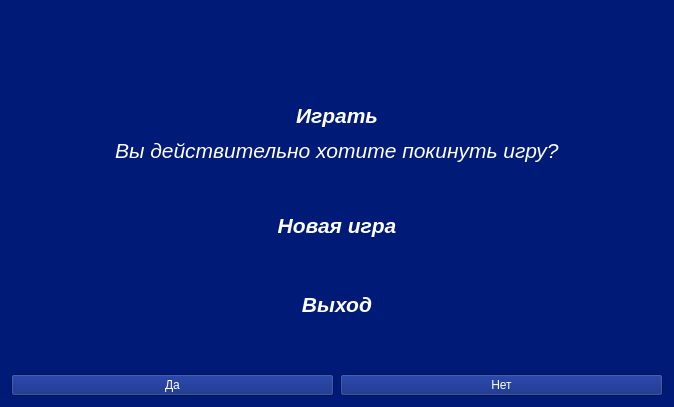
<?xml version="1.0" encoding="UTF-8"?>
<ui version="4.0">
 <class>startform</class>
 <widget class="QWidget" name="startform">
  <property name="geometry">
   <rect>
    <x>0</x>
    <y>0</y>
    <width>674</width>
    <height>407</height>
   </rect>
  </property>
  <property name="palette">
   <palette>
    <active>
     <colorrole role="WindowText">
      <brush brushstyle="SolidPattern">
       <color alpha="255">
        <red>255</red>
        <green>255</green>
        <blue>255</blue>
       </color>
      </brush>
     </colorrole>
     <colorrole role="Button">
      <brush brushstyle="SolidPattern">
       <color alpha="255">
        <red>0</red>
        <green>27</green>
        <blue>119</blue>
       </color>
      </brush>
     </colorrole>
     <colorrole role="Light">
      <brush brushstyle="SolidPattern">
       <color alpha="255">
        <red>0</red>
        <green>40</green>
        <blue>179</blue>
       </color>
      </brush>
     </colorrole>
     <colorrole role="Midlight">
      <brush brushstyle="SolidPattern">
       <color alpha="255">
        <red>0</red>
        <green>33</green>
        <blue>149</blue>
       </color>
      </brush>
     </colorrole>
     <colorrole role="Dark">
      <brush brushstyle="SolidPattern">
       <color alpha="255">
        <red>0</red>
        <green>13</green>
        <blue>59</blue>
       </color>
      </brush>
     </colorrole>
     <colorrole role="Mid">
      <brush brushstyle="SolidPattern">
       <color alpha="255">
        <red>0</red>
        <green>18</green>
        <blue>79</blue>
       </color>
      </brush>
     </colorrole>
     <colorrole role="Text">
      <brush brushstyle="SolidPattern">
       <color alpha="255">
        <red>255</red>
        <green>255</green>
        <blue>255</blue>
       </color>
      </brush>
     </colorrole>
     <colorrole role="BrightText">
      <brush brushstyle="SolidPattern">
       <color alpha="255">
        <red>255</red>
        <green>255</green>
        <blue>255</blue>
       </color>
      </brush>
     </colorrole>
     <colorrole role="ButtonText">
      <brush brushstyle="SolidPattern">
       <color alpha="255">
        <red>255</red>
        <green>255</green>
        <blue>255</blue>
       </color>
      </brush>
     </colorrole>
     <colorrole role="Base">
      <brush brushstyle="SolidPattern">
       <color alpha="255">
        <red>0</red>
        <green>0</green>
        <blue>0</blue>
       </color>
      </brush>
     </colorrole>
     <colorrole role="Window">
      <brush brushstyle="SolidPattern">
       <color alpha="255">
        <red>0</red>
        <green>27</green>
        <blue>119</blue>
       </color>
      </brush>
     </colorrole>
     <colorrole role="Shadow">
      <brush brushstyle="SolidPattern">
       <color alpha="255">
        <red>0</red>
        <green>0</green>
        <blue>0</blue>
       </color>
      </brush>
     </colorrole>
     <colorrole role="AlternateBase">
      <brush brushstyle="SolidPattern">
       <color alpha="255">
        <red>0</red>
        <green>13</green>
        <blue>59</blue>
       </color>
      </brush>
     </colorrole>
     <colorrole role="ToolTipBase">
      <brush brushstyle="SolidPattern">
       <color alpha="255">
        <red>255</red>
        <green>255</green>
        <blue>220</blue>
       </color>
      </brush>
     </colorrole>
     <colorrole role="ToolTipText">
      <brush brushstyle="SolidPattern">
       <color alpha="255">
        <red>0</red>
        <green>0</green>
        <blue>0</blue>
       </color>
      </brush>
     </colorrole>
    </active>
    <inactive>
     <colorrole role="WindowText">
      <brush brushstyle="SolidPattern">
       <color alpha="255">
        <red>255</red>
        <green>255</green>
        <blue>255</blue>
       </color>
      </brush>
     </colorrole>
     <colorrole role="Button">
      <brush brushstyle="SolidPattern">
       <color alpha="255">
        <red>0</red>
        <green>27</green>
        <blue>119</blue>
       </color>
      </brush>
     </colorrole>
     <colorrole role="Light">
      <brush brushstyle="SolidPattern">
       <color alpha="255">
        <red>0</red>
        <green>40</green>
        <blue>179</blue>
       </color>
      </brush>
     </colorrole>
     <colorrole role="Midlight">
      <brush brushstyle="SolidPattern">
       <color alpha="255">
        <red>0</red>
        <green>33</green>
        <blue>149</blue>
       </color>
      </brush>
     </colorrole>
     <colorrole role="Dark">
      <brush brushstyle="SolidPattern">
       <color alpha="255">
        <red>0</red>
        <green>13</green>
        <blue>59</blue>
       </color>
      </brush>
     </colorrole>
     <colorrole role="Mid">
      <brush brushstyle="SolidPattern">
       <color alpha="255">
        <red>0</red>
        <green>18</green>
        <blue>79</blue>
       </color>
      </brush>
     </colorrole>
     <colorrole role="Text">
      <brush brushstyle="SolidPattern">
       <color alpha="255">
        <red>255</red>
        <green>255</green>
        <blue>255</blue>
       </color>
      </brush>
     </colorrole>
     <colorrole role="BrightText">
      <brush brushstyle="SolidPattern">
       <color alpha="255">
        <red>255</red>
        <green>255</green>
        <blue>255</blue>
       </color>
      </brush>
     </colorrole>
     <colorrole role="ButtonText">
      <brush brushstyle="SolidPattern">
       <color alpha="255">
        <red>255</red>
        <green>255</green>
        <blue>255</blue>
       </color>
      </brush>
     </colorrole>
     <colorrole role="Base">
      <brush brushstyle="SolidPattern">
       <color alpha="255">
        <red>0</red>
        <green>0</green>
        <blue>0</blue>
       </color>
      </brush>
     </colorrole>
     <colorrole role="Window">
      <brush brushstyle="SolidPattern">
       <color alpha="255">
        <red>0</red>
        <green>27</green>
        <blue>119</blue>
       </color>
      </brush>
     </colorrole>
     <colorrole role="Shadow">
      <brush brushstyle="SolidPattern">
       <color alpha="255">
        <red>0</red>
        <green>0</green>
        <blue>0</blue>
       </color>
      </brush>
     </colorrole>
     <colorrole role="AlternateBase">
      <brush brushstyle="SolidPattern">
       <color alpha="255">
        <red>0</red>
        <green>13</green>
        <blue>59</blue>
       </color>
      </brush>
     </colorrole>
     <colorrole role="ToolTipBase">
      <brush brushstyle="SolidPattern">
       <color alpha="255">
        <red>255</red>
        <green>255</green>
        <blue>220</blue>
       </color>
      </brush>
     </colorrole>
     <colorrole role="ToolTipText">
      <brush brushstyle="SolidPattern">
       <color alpha="255">
        <red>0</red>
        <green>0</green>
        <blue>0</blue>
       </color>
      </brush>
     </colorrole>
    </inactive>
    <disabled>
     <colorrole role="WindowText">
      <brush brushstyle="SolidPattern">
       <color alpha="255">
        <red>0</red>
        <green>13</green>
        <blue>59</blue>
       </color>
      </brush>
     </colorrole>
     <colorrole role="Button">
      <brush brushstyle="SolidPattern">
       <color alpha="255">
        <red>0</red>
        <green>27</green>
        <blue>119</blue>
       </color>
      </brush>
     </colorrole>
     <colorrole role="Light">
      <brush brushstyle="SolidPattern">
       <color alpha="255">
        <red>0</red>
        <green>40</green>
        <blue>179</blue>
       </color>
      </brush>
     </colorrole>
     <colorrole role="Midlight">
      <brush brushstyle="SolidPattern">
       <color alpha="255">
        <red>0</red>
        <green>33</green>
        <blue>149</blue>
       </color>
      </brush>
     </colorrole>
     <colorrole role="Dark">
      <brush brushstyle="SolidPattern">
       <color alpha="255">
        <red>0</red>
        <green>13</green>
        <blue>59</blue>
       </color>
      </brush>
     </colorrole>
     <colorrole role="Mid">
      <brush brushstyle="SolidPattern">
       <color alpha="255">
        <red>0</red>
        <green>18</green>
        <blue>79</blue>
       </color>
      </brush>
     </colorrole>
     <colorrole role="Text">
      <brush brushstyle="SolidPattern">
       <color alpha="255">
        <red>0</red>
        <green>13</green>
        <blue>59</blue>
       </color>
      </brush>
     </colorrole>
     <colorrole role="BrightText">
      <brush brushstyle="SolidPattern">
       <color alpha="255">
        <red>255</red>
        <green>255</green>
        <blue>255</blue>
       </color>
      </brush>
     </colorrole>
     <colorrole role="ButtonText">
      <brush brushstyle="SolidPattern">
       <color alpha="255">
        <red>0</red>
        <green>13</green>
        <blue>59</blue>
       </color>
      </brush>
     </colorrole>
     <colorrole role="Base">
      <brush brushstyle="SolidPattern">
       <color alpha="255">
        <red>0</red>
        <green>27</green>
        <blue>119</blue>
       </color>
      </brush>
     </colorrole>
     <colorrole role="Window">
      <brush brushstyle="SolidPattern">
       <color alpha="255">
        <red>0</red>
        <green>27</green>
        <blue>119</blue>
       </color>
      </brush>
     </colorrole>
     <colorrole role="Shadow">
      <brush brushstyle="SolidPattern">
       <color alpha="255">
        <red>0</red>
        <green>0</green>
        <blue>0</blue>
       </color>
      </brush>
     </colorrole>
     <colorrole role="AlternateBase">
      <brush brushstyle="SolidPattern">
       <color alpha="255">
        <red>0</red>
        <green>27</green>
        <blue>119</blue>
       </color>
      </brush>
     </colorrole>
     <colorrole role="ToolTipBase">
      <brush brushstyle="SolidPattern">
       <color alpha="255">
        <red>255</red>
        <green>255</green>
        <blue>220</blue>
       </color>
      </brush>
     </colorrole>
     <colorrole role="ToolTipText">
      <brush brushstyle="SolidPattern">
       <color alpha="255">
        <red>0</red>
        <green>0</green>
        <blue>0</blue>
       </color>
      </brush>
     </colorrole>
    </disabled>
   </palette>
  </property>
  <property name="windowTitle">
   <string>startform</string>
  </property>
  <property name="autoFillBackground">
   <bool>true</bool>
  </property>
  <layout class="QVBoxLayout" name="verticalLayout_2">
   <item>
    <spacer name="verticalSpacer_4">
     <property name="orientation">
      <enum>Qt::Vertical</enum>
     </property>
     <property name="sizeHint" stdset="0">
      <size>
       <width>20</width>
       <height>30</height>
      </size>
     </property>
    </spacer>
   </item>
   <item>
    <layout class="QHBoxLayout" name="horizontalLayout_2">
     <item>
      <spacer name="horizontalSpacer">
       <property name="orientation">
        <enum>Qt::Horizontal</enum>
       </property>
       <property name="sizeHint" stdset="0">
        <size>
         <width>40</width>
         <height>20</height>
        </size>
       </property>
      </spacer>
     </item>
     <item>
      <layout class="QVBoxLayout" name="verticalLayout">
       <item>
        <spacer name="verticalSpacer">
         <property name="orientation">
          <enum>Qt::Vertical</enum>
         </property>
         <property name="sizeHint" stdset="0">
          <size>
           <width>20</width>
           <height>40</height>
          </size>
         </property>
        </spacer>
       </item>
       <item>
        <widget class="QPushButton" name="playbutton">
         <property name="font">
          <font>
           <pointsize>16</pointsize>
           <weight>75</weight>
           <italic>true</italic>
           <bold>true</bold>
          </font>
         </property>
         <property name="text">
          <string>Играть</string>
         </property>
         <property name="flat">
          <bool>true</bool>
         </property>
        </widget>
       </item>
       <item>
        <widget class="QLabel" name="ask">
         <property name="font">
          <font>
           <pointsize>16</pointsize>
           <italic>true</italic>
          </font>
         </property>
         <property name="text">
          <string>Вы действительно хотите покинуть игру?</string>
         </property>
        </widget>
       </item>
       <item>
        <spacer name="verticalSpacer_2">
         <property name="orientation">
          <enum>Qt::Vertical</enum>
         </property>
         <property name="sizeHint" stdset="0">
          <size>
           <width>20</width>
           <height>40</height>
          </size>
         </property>
        </spacer>
       </item>
       <item>
        <widget class="QPushButton" name="newgame">
         <property name="font">
          <font>
           <pointsize>16</pointsize>
           <weight>75</weight>
           <italic>true</italic>
           <bold>true</bold>
          </font>
         </property>
         <property name="text">
          <string>Новая игра</string>
         </property>
         <property name="flat">
          <bool>true</bool>
         </property>
        </widget>
       </item>
       <item>
        <spacer name="verticalSpacer_3">
         <property name="orientation">
          <enum>Qt::Vertical</enum>
         </property>
         <property name="sizeHint" stdset="0">
          <size>
           <width>20</width>
           <height>40</height>
          </size>
         </property>
        </spacer>
       </item>
       <item>
        <widget class="QPushButton" name="exit1">
         <property name="font">
          <font>
           <pointsize>16</pointsize>
           <weight>75</weight>
           <italic>true</italic>
           <bold>true</bold>
          </font>
         </property>
         <property name="text">
          <string>Выход</string>
         </property>
         <property name="flat">
          <bool>true</bool>
         </property>
        </widget>
       </item>
      </layout>
     </item>
     <item>
      <spacer name="horizontalSpacer_2">
       <property name="orientation">
        <enum>Qt::Horizontal</enum>
       </property>
       <property name="sizeHint" stdset="0">
        <size>
         <width>40</width>
         <height>20</height>
        </size>
       </property>
      </spacer>
     </item>
    </layout>
   </item>
   <item>
    <spacer name="verticalSpacer_5">
     <property name="orientation">
      <enum>Qt::Vertical</enum>
     </property>
     <property name="sizeHint" stdset="0">
      <size>
       <width>20</width>
       <height>30</height>
      </size>
     </property>
    </spacer>
   </item>
   <item>
    <layout class="QHBoxLayout" name="horizontalLayout">
     <item>
      <widget class="QPushButton" name="yesbutton">
       <property name="text">
        <string>Да</string>
       </property>
      </widget>
     </item>
     <item>
      <widget class="QPushButton" name="nobutton">
       <property name="text">
        <string>Нет</string>
       </property>
      </widget>
     </item>
    </layout>
   </item>
  </layout>
 </widget>
 <layoutdefault spacing="6" margin="11"/>
 <resources/>
 <connections/>
</ui>
